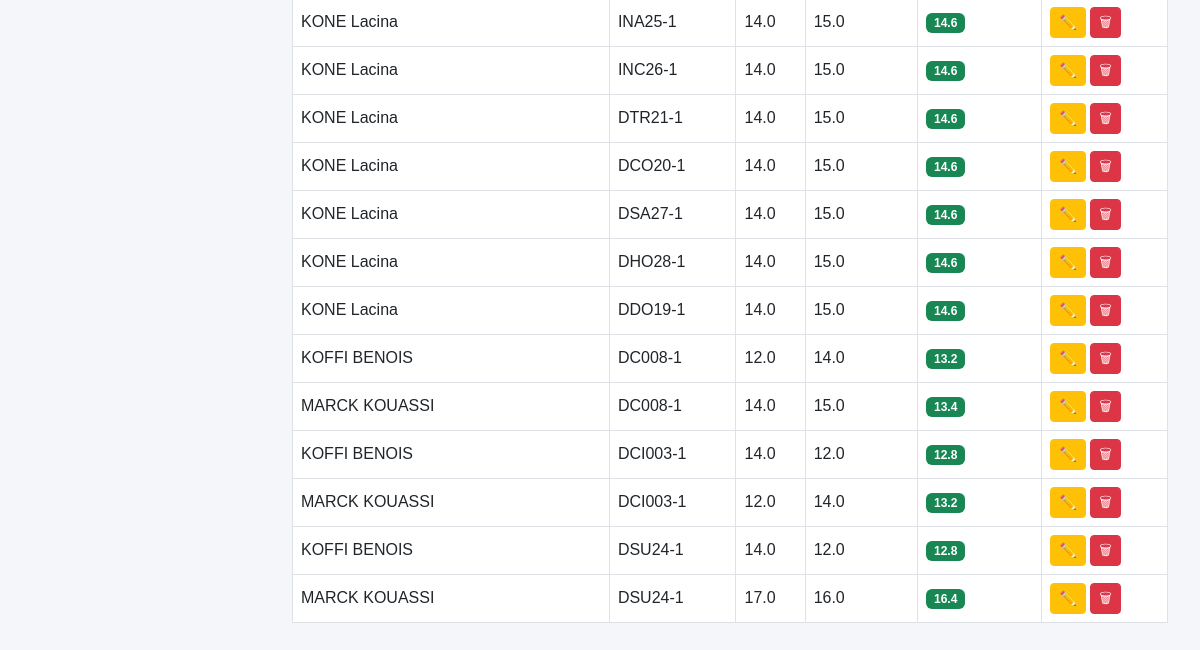
Page /lmd/notes-lmd/ (lower part) on the earlier database version.
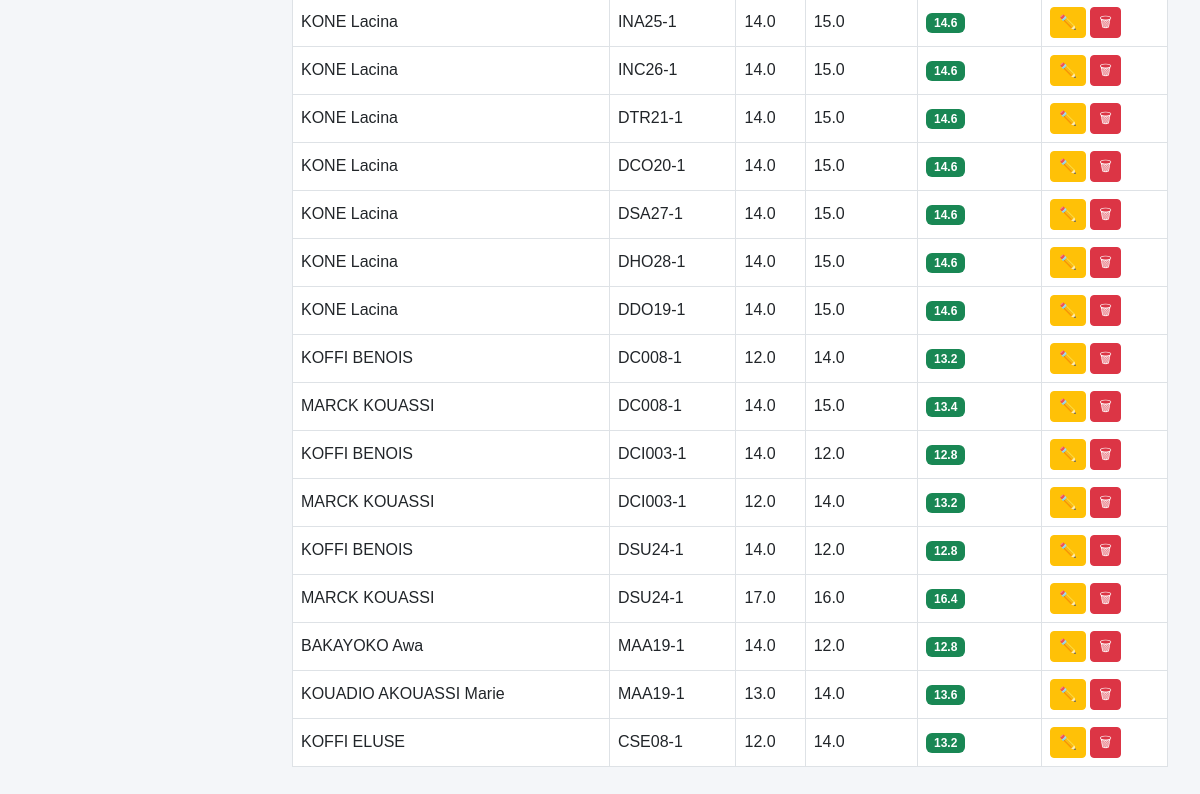
Same page on the later database version.
### lmd/models.py (models this page shows, shortened)
class NoteLMD(models.Model):
    SESSION_CHOICES = (
        ("1", "Session 1"),
        ("2", "Session 2 (Rattrapage)"),
    )
    SEMESTRE_CHOICES = (
        ("S1", "Semestre 1"),
        ("S2", "Semestre 2"),
        ("S3", "Semestre 3"),
        ("S4", "Semestre 4"),
        ("S5", "Semestre 5"),
        ("S6", "Semestre 6"),
    )
    etudiant = models.ForeignKey(
        "EtudiantLMD",
        on_delete=models.CASCADE,
        related_name="notes_lmd"
    )
    ecue = models.ForeignKey(
        "ECUE",
        on_delete=models.CASCADE,
        related_name="notes"
    )
    semestre = models.CharField(
        max_length=2,
        choices=SEMESTRE_CHOICES,
        default="S1"
    )
    session = models.CharField(
        max_length=1,
        choices=SESSION_CHOICES,
        default="1"
    )
    cc = models.FloatField(
        default=0
    )
    examen = models.FloatField(
        default=0
    )
    moyenne = models.FloatField(
        blank=True,
        null=True,
        editable=False
    )
    class Meta:
        constraints = [
            models.UniqueConstraint(
                fields=[
                    "etudiant",
                    "ecue",
                    "semestre",
                    "session"
                ],
                name="unique_note_par_session"
            )
        ]

class EtudiantLMD(models.Model):
    user = models.OneToOneField(
        User,
        on_delete=models.CASCADE,
        null=True,
        blank=True,
        related_name="etudiant_lmd"
    )
    matricule = models.CharField(
        max_length=50,
        unique=True,
        db_index=True
    )
    nom = models.CharField(
        max_length=100,
        db_index=True
    )
    prenoms = models.CharField(
        max_length=150
    )
    sexe = models.CharField(
        max_length=1,
        choices=(
            ('M', 'Masculin'),
            ('F', 'Féminin'),
        )
    )
    STATUTS = [
        ("AF", "Affecté"),
        ("NF", "Non Affecté"),
    ]
    statut = models.CharField(
        max_length=2,
        choices=STATUTS,
        default="NF"
    )
    date_naissance = models.DateField(
        null=True,
        blank=True
    )
    lieu_naissance = models.CharField(
        max_length=100,
        blank=True,
        null=True
    )
    telephone = models.CharField(
        max_length=30,
        blank=True
    )
    email = models.EmailField(
        blank=True
    )
    NIVEAUX = [
        ("L1", "Licence 1"),
        ("L2", "Licence 2"),
        ("L3", "Licence 3"),
        ("M1", "Master 1"),
        ("M2", "Master 2"),
        ("DOC", "Doctorat"),
    ]
    niveau = models.CharField(
        max_length=10,
        choices=NIVEAUX,
        db_index=True
    )
    filiere = models.ForeignKey(
        "FiliereLMD",
        on_delete=models.CASCADE,
        related_name="etudiants"
    )
    annee_academique = models.CharField(
        max_length=20,
        db_index=True
    )
    date_inscription = models.DateTimeField(
        auto_now_add=True
    )
    actif = models.BooleanField(
        default=True
    )
    class Meta:
        ordering = [
            "nom",
            "prenoms"
        ]
        constraints = [
            models.UniqueConstraint(
                fields=[
                    "matricule",
                    "annee_academique"
                ],
                name="unique_etudiant_annee"
            )
        ]

class ECUE(models.Model):
    ue = models.ForeignKey(
        UE,
        on_delete=models.CASCADE,
        related_name="ecues"
    )
    code = models.CharField(max_length=20)
    libelle = models.CharField(max_length=200)
    coefficient = models.IntegerField(default=1)
    credit = models.IntegerField(default=1)
    ordre = models.IntegerField(default=1)
    semestre = models.CharField(
        max_length=5,
        choices=[
            ("S1", "Semestre 1"),
            ("S2", "Semestre 2"),
        ],
        default="S1"
    )

### lmd/views.py (the view)
# urls.py: path('notes-lmd/', views.note_lmd_list, name='note_lmd_list'),
def note_lmd_list(request):
    notes = NoteLMD.objects.select_related(
        "etudiant",
        "ecue"
    )
    etudiant = request.GET.get("etudiant")
    ecue = request.GET.get("ecue")
    if etudiant:
        notes = notes.filter(
            Q(etudiant__nom__icontains=etudiant) |
            Q(etudiant__prenoms__icontains=etudiant) |
            Q(etudiant__matricule__icontains=etudiant)
        )
    if ecue:
        notes = notes.filter(ecue__code__icontains=ecue)
    return render(request, "lmd/notes/list.html", {
        "notes": notes,
        "ecues": ECUE.objects.all(),
    })

### lmd/templates/lmd/notes/list.html (shortened to what this page needs)
{% extends "base.html" %}
{% block content %}
<div class="container-fluid mt-4">
    <div class="table-responsive">
        <table class="table table-hover table-bordered align-middle">
            <tbody>
            {% for n in notes %}
            <tr>
                <td>{{ n.etudiant.nom }} {{ n.etudiant.prenoms }}</td>
                <td>{{ n.ecue.code }}</td>
                <td>{{ n.cc }}</td>
                <td>{{ n.examen }}</td>
                <td>
                    <span class="badge bg-success">
                        {{ n.moyenne }}
                    </span>
                </td>
                <td>
                    <a href="{% url 'note_lmd_edit' n.id %}"
                       class="btn btn-warning btn-sm">
                        ✏️
                    </a>
                    <a href="{% url 'note_lmd_delete' n.id %}"
                       class="btn btn-danger btn-sm"
                       onclick="return confirm('Supprimer ?')">
                        🗑
                    </a>
                </td>
            </tr>
            {% empty %}
            <tr>
                <td colspan="6" class="text-center">
                    Aucune note trouvée
                </td>
            </tr>
            {% endfor %}
            </tbody>
        </table>
    </div>
</div>
{% endblock %}

Differences in the rows shown:
added NoteLMD: etudiant.nom "BAKAYOKO", etudiant.prenoms "Awa", ecue.code "MAA19-1", cc "14.0", examen "12.0", moyenne "12.8"
added NoteLMD: etudiant.nom "KOUADIO AKOUASSI", etudiant.prenoms "Marie", ecue.code "MAA19-1", cc "13.0", examen "14.0", moyenne "13.6"
added NoteLMD: etudiant.nom "KOFFI", etudiant.prenoms "ELUSE", ecue.code "CSE08-1", cc "12.0", examen "14.0", moyenne "13.2"
